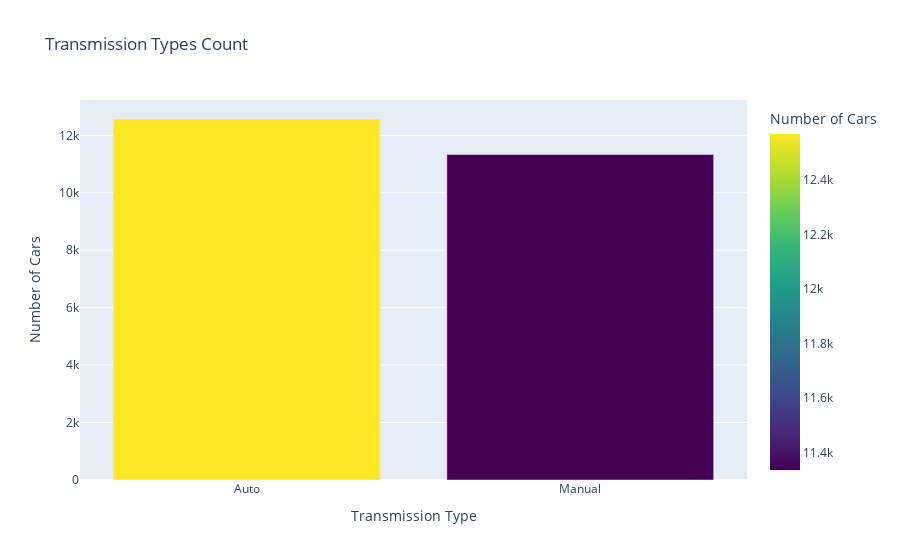

This figure's notebook cell:
### Code cell
# Create a DataFrame with the Engine counts
engine_counts = df['Transmission'].value_counts().reset_index()
engine_counts.columns = ['Transmissione', 'Count']

# Plot the bar chart
fig = px.bar(engine_counts, x='Transmissione', y='Count', title="Transmission Types Count",
            labels={'Transmissione': 'Transmission Type', 'Count': 'Number of Cars'}, 
            color='Count', color_continuous_scale='Viridis')


fig.show()

### Figure 1 — Plotly figure (JSON) as saved in the notebook; plotly's stock layout.template omitted (floating-point values rounded to 4 significant figures)
{"data": [{"alignmentgroup": "True", "hovertemplate": "Transmission Type=%{x}<br>Number of Cars=%{marker.color}<extra></extra>", "legendgroup": "", "marker": {"color": [12570, 11335], "coloraxis": "coloraxis", "pattern": {"shape": ""}}, "name": "", "offsetgroup": "", "orientation": "v", "showlegend": false, "textposition": "auto", "type": "bar", "x": ["Auto", "Manual"], "xaxis": "x", "y": [12570, 11335], "yaxis": "y"}], "layout": {"barmode": "relative", "coloraxis": {"colorbar": {"title": {"text": "Number of Cars"}}, "colorscale": [[0, "#440154"], [0.1111, "#482878"], [0.2222, "#3e4989"], [0.3333, "#31688e"], [0.4444, "#26828e"], [0.5556, "#1f9e89"], [0.6667, "#35b779"], [0.7778, "#6ece58"], [0.8889, "#b5de2b"], [1, "#fde725"]]}, "legend": {"tracegroupgap": 0}, "title": {"text": "Transmission Types Count"}, "xaxis": {"anchor": "y", "domain": [0, 1], "title": {"text": "Transmission Type"}}, "yaxis": {"anchor": "x", "domain": [0, 1], "title": {"text": "Number of Cars"}}}}
